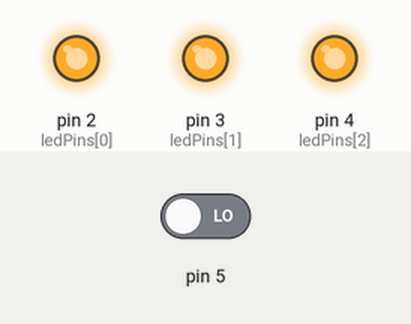
Recording of a sketch running on a simulated Arduino Uno, built with avr-gcc and run on an emulated ATmega328P. Shown: output pins drawn as LEDs (lit = HIGH). The inputs (shaded band) are chosen by the test bench; at power-on: pin 5 LOW. What the sketch prints to the serial monitor is not drawn.

Above: at 1.1 s.
Timing chart, 0 to 40.0 s (numbered marks = the images above):
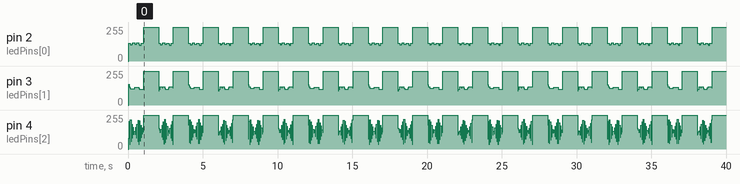

The sketch:

Multiplex.ino
```cpp
/*
* Configuracion de la libreria asincronica del
* arduino, esto para permitirnos diferentes
* tiempos de señal
*/
#include "AsyncTaskLib.h"


/*
* Declaracion de las variables inciales, ledPins[]
* se refiere al contador de 3 bits binario ascendente
* count es la cuenta necesaria para el metodo
* dispBinary(byte n), el array_size detecta la cantidad
* de bits para el contador
*/
int ledPins[] = {2,3,4};
byte count = 0;
int array_size = sizeof(ledPins) / sizeof(ledPins[0]);


/*
* Tarea asincronica, cambia el estado del pin 13 de
* HIGH a LOW y viceversa en el intervalo de 1 segundo.
*/
AsyncTask asyncTask(1000, true, []() {
  digitalWrite(13,HIGH);
  delay(1000);
  digitalWrite(13,LOW);
});


/*
* Setup de los pines iniciales y el puerto de impresion,
* el cual es necesario para la comunicacion con PySerial
* en el archivo Arduino.py
*/
void setup() {
  pinMode(2, OUTPUT);
  pinMode(3,OUTPUT);
  pinMode(4, OUTPUT);
  //pinMode(10, OUTPUT);
  pinMode(5, INPUT);
  //pinMode(6, INPUT);

  Serial.begin(9600);

  asyncTask.Start();

}


/*
* Loop principal, aqui se actualiza tanto la tarea asincronica
* como el contador de 3 bits, cada vez que se cambia la seleccion
* de datos, se imprime los bits obtenidos en el Serial 9600,
* la señal de reloj (pines 10,11,12) se introduce en un integrado
* 74LS151 que es un multiplexor de 8 a 1 lineas y el pin 9 registra
* los datos obtenidos por este multiplexor
*/
void loop() {
  asyncTask.Update();
  dispBinary(count++);
  if (count == 16){
    count = 0;
  }
  Serial.println(String(digitalRead(ledPins[2])) + "-" + String(digitalRead(ledPins[1])) + "-" + String(digitalRead(ledPins[0]))+ "-" + String(digitalRead(5)));
  //delay(500);

  String enviar="";
    for(int i=0;i<8;i++) {

    multiplexar(i);
    enviar = enviar + String(digitalRead(5))+String("-");
    //Serial.println(enviar);
    //delay(100);
    }
    //Serial.println("botella 9");
    //enviar = enviar + String(digitalRead(6));
    //Serial.println(enviar);
}

void multiplexar(int i){
  if(i==0){
    digitalWrite(2, LOW);
    digitalWrite(3, LOW);
    digitalWrite(4, LOW);
    //Serial.println("0-0-0-0-0-0-0-0"+String(digitalRead(6)));
    }
  else if(i==1){
    digitalWrite(2, HIGH);
    digitalWrite(3, LOW);
    digitalWrite(4, LOW);
    //Serial.println("botella 2");
    }
  else if(i==2){
    digitalWrite(2, LOW);
    digitalWrite(3, HIGH);
    digitalWrite(4, LOW);
    //Serial.println("botella 3");
    }
  else if(i==3){
    digitalWrite(2, HIGH);
    digitalWrite(3, HIGH);
    digitalWrite(4, LOW);
    //Serial.println("botella 4");
    }
  else if(i==4){
    digitalWrite(2, LOW);
    digitalWrite(3, LOW);
    digitalWrite(4, HIGH);
    //Serial.println("botella 5");}
  }else if(i==5){
    digitalWrite(2, HIGH);
    digitalWrite(3, LOW);
    digitalWrite(4, HIGH);
    //Serial.println("botella 6");}
  }else if(i==6){
    digitalWrite(2, LOW);
    digitalWrite(3, HIGH);
    digitalWrite(4, HIGH);
    //Serial.println("botella 7");
    }else if(i==7){
    digitalWrite(2, HIGH);
    digitalWrite(3, HIGH);
    digitalWrite(4, HIGH);
    //Serial.println("botella 8");
    }
  }


/*
* Esta funcion convierte un numero en base 10 a su equivalente
* en binario, por ejemplo:
* @args ( byte = 3 )
* @return 011
*/
void dispBinary(byte n){
  for (byte i = 0; i < array_size; i++){
    digitalWrite(ledPins[i], n & 1);
    n = n/2;
  }
}
```
